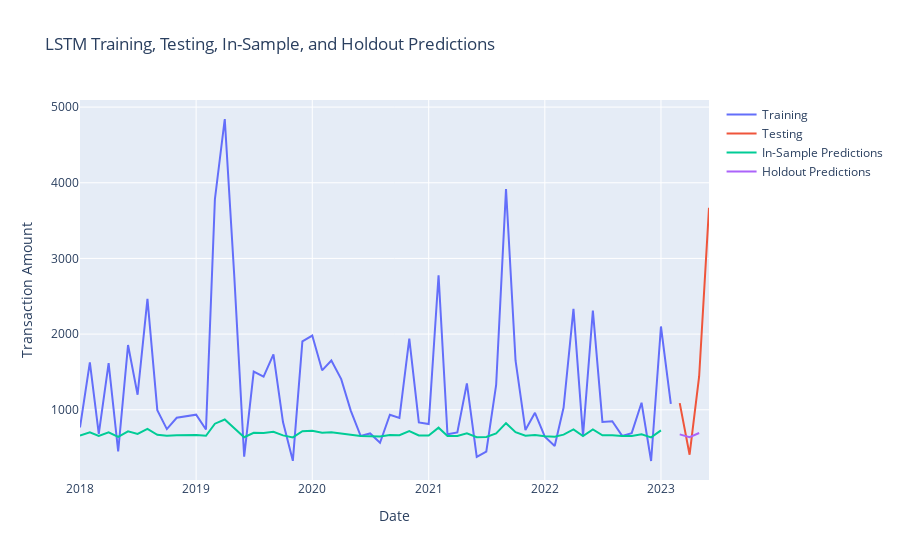

The notebook cell this image was saved under:
### Code cell
import plotly.graph_objects as go

# Assuming you have the training values in train_data, testing values in test_data,
# in-sample predictions in in_sample_predictions, and holdout predictions in holdout_predictions

# Create a trace for the training values
trace_train = go.Scatter(
    x=train_data.index,
    y=train_data['transaction_amount'],
    mode='lines',
    name='Training'
)

# Create a trace for the testing values
trace_test = go.Scatter(
    x=test_data.index,
    y=test_data['transaction_amount'],
    mode='lines',
    name='Testing'
)

# Create a trace for the in-sample predictions
trace_insample = go.Scatter(
    x=train_data.index,
    y=lstm_train_predictions,
    mode='lines',
    name='In-Sample Predictions'
)

# Create a trace for the holdout predictions
trace_holdout = go.Scatter(
    x=test_data.index,
    y=lstm_test_predictions,
    mode='lines',
    name='Holdout Predictions'
)

# Create the data list for the plot
data = [trace_train, trace_test, trace_insample, trace_holdout]

# Create the layout for the plot
layout = go.Layout(
    title='LSTM Training, Testing, In-Sample, and Holdout Predictions',
    xaxis=dict(title='Date'),
    yaxis=dict(title='Transaction Amount')
)

# Create the figure
fig = go.Figure(data=data, layout=layout)

# Show the figure
fig.show()
